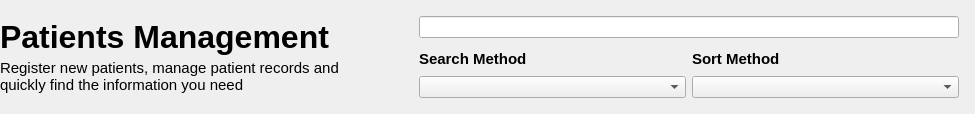
         <widget class="QWidget" name="patientsTabTopContainer" native="true">
          <layout class="QHBoxLayout" name="horizontalLayout_11">
           <property name="spacing">
            <number>64</number>
           </property>
           <property name="leftMargin">
            <number>0</number>
           </property>
           <property name="topMargin">
            <number>0</number>
           </property>
           <property name="rightMargin">
            <number>0</number>
           </property>
           <property name="bottomMargin">
            <number>0</number>
           </property>
           <item>
            <widget class="QWidget" name="patientsTabTitleContainer" native="true">
             <property name="sizePolicy">
              <sizepolicy hsizetype="Expanding" vsizetype="Fixed">
               <horstretch>0</horstretch>
               <verstretch>0</verstretch>
              </sizepolicy>
             </property>
             <layout class="QVBoxLayout" name="verticalLayout_10">
              <property name="spacing">
               <number>4</number>
              </property>
              <property name="leftMargin">
               <number>0</number>
              </property>
              <property name="topMargin">
               <number>0</number>
              </property>
              <property name="rightMargin">
               <number>0</number>
              </property>
              <property name="bottomMargin">
               <number>0</number>
              </property>
              <item>
               <widget class="QLabel" name="patientsTabTitleLabel">
                <property name="sizePolicy">
                 <sizepolicy hsizetype="Fixed" vsizetype="Fixed">
                  <horstretch>0</horstretch>
                  <verstretch>0</verstretch>
                 </sizepolicy>
                </property>
                <property name="font">
                 <font>
                  <pointsize>24</pointsize>
                  <bold>true</bold>
                 </font>
                </property>
                <property name="text">
                 <string>Patients Management</string>
                </property>
                <property name="alignment">
                 <set>Qt::AlignmentFlag::AlignLeading|Qt::AlignmentFlag::AlignLeft|Qt::AlignmentFlag::AlignVCenter</set>
                </property>
               </widget>
              </item>
              <item>
               <widget class="QLabel" name="patientsTabSubtitleLabel">
                <property name="sizePolicy">
                 <sizepolicy hsizetype="Preferred" vsizetype="Fixed">
                  <horstretch>0</horstretch>
                  <verstretch>0</verstretch>
                 </sizepolicy>
                </property>
                <property name="font">
                 <font>
                  <pointsize>11</pointsize>
                 </font>
                </property>
                <property name="text">
                 <string>Register new patients, manage patient records and quickly find the information you need</string>
                </property>
                <property name="alignment">
                 <set>Qt::AlignmentFlag::AlignLeading|Qt::AlignmentFlag::AlignLeft|Qt::AlignmentFlag::AlignTop</set>
                </property>
                <property name="wordWrap">
                 <bool>true</bool>
                </property>
               </widget>
              </item>
             </layout>
            </widget>
           </item>
           <item>
            <widget class="QWidget" name="patientsTabSearchSortContainer" native="true">
             <layout class="QVBoxLayout" name="verticalLayout_12">
              <property name="spacing">
               <number>12</number>
              </property>
              <property name="leftMargin">
               <number>16</number>
              </property>
              <property name="topMargin">
               <number>16</number>
              </property>
              <property name="rightMargin">
               <number>16</number>
              </property>
              <property name="bottomMargin">
               <number>16</number>
              </property>
              <item>
               <widget class="QWidget" name="patientsSearchContainer" native="true">
                <layout class="QHBoxLayout" name="horizontalLayout_12">
                 <property name="spacing">
                  <number>16</number>
                 </property>
                 <property name="leftMargin">
                  <number>0</number>
                 </property>
                 <property name="topMargin">
                  <number>0</number>
                 </property>
                 <property name="rightMargin">
                  <number>0</number>
                 </property>
                 <property name="bottomMargin">
                  <number>0</number>
                 </property>
                 <item>
                  <widget class="QLineEdit" name="patientsSearchInput">
                   <property name="minimumSize">
                    <size>
                     <width>540</width>
                     <height>0</height>
                    </size>
                   </property>
                   <property name="clearButtonEnabled">
                    <bool>true</bool>
                   </property>
                  </widget>
                 </item>
                </layout>
               </widget>
              </item>
              <item>
               <widget class="QWidget" name="patientsSortContainer" native="true">
                <property name="sizePolicy">
                 <sizepolicy hsizetype="Expanding" vsizetype="Preferred">
                  <horstretch>0</horstretch>
                  <verstretch>0</verstretch>
                 </sizepolicy>
                </property>
                <property name="layoutDirection">
                 <enum>Qt::LayoutDirection::LeftToRight</enum>
                </property>
                <layout class="QGridLayout" name="gridLayout_3" columnstretch="1,1">
                 <property name="leftMargin">
                  <number>0</number>
                 </property>
                 <property name="topMargin">
                  <number>0</number>
                 </property>
                 <property name="rightMargin">
                  <number>0</number>
                 </property>
                 <property name="bottomMargin">
                  <number>0</number>
                 </property>
                 <item row="0" column="0">
                  <widget class="QWidget" name="widget" native="true">
                   <layout class="QVBoxLayout" name="verticalLayout_21">
                    <property name="spacing">
                     <number>8</number>
                    </property>
                    <property name="leftMargin">
                     <number>0</number>
                    </property>
                    <property name="topMargin">
                     <number>0</number>
                    </property>
                    <property name="rightMargin">
                     <number>0</number>
                    </property>
                    <property name="bottomMargin">
                     <number>0</number>
                    </property>
                    <item>
                     <widget class="QLabel" name="patientsSearchMethodLabel">
                      <property name="font">
                       <font>
                        <pointsize>11</pointsize>
                        <bold>true</bold>
                       </font>
                      </property>
                      <property name="text">
                       <string>Search Method</string>
                      </property>
                     </widget>
                    </item>
                    <item>
                     <widget class="QComboBox" name="patientsSearchMethodCombo">
                      <property name="cursor">
                       <cursorShape>PointingHandCursor</cursorShape>
                      </property>
                     </widget>
                    </item>
                   </layout>
                  </widget>
                 </item>
                 <item row="0" column="1">
                  <widget class="QWidget" name="widget_2" native="true">
                   <layout class="QVBoxLayout" name="verticalLayout_22">
                    <property name="spacing">
                     <number>8</number>
                    </property>
                    <property name="leftMargin">
                     <number>0</number>
                    </property>
                    <property name="topMargin">
                     <number>0</number>
                    </property>
                    <property name="rightMargin">
                     <number>0</number>
                    </property>
                    <property name="bottomMargin">
                     <number>0</number>
                    </property>
                    <item>
                     <widget class="QLabel" name="patientsSortMethodLabel">
                      <property name="font">
                       <font>
                        <pointsize>11</pointsize>
                        <bold>true</bold>
                       </font>
                      </property>
                      <property name="text">
                       <string>Sort Method</string>
                      </property>
                     </widget>
                    </item>
                    <item>
                     <widget class="QComboBox" name="patientsSortMethodCombo">
                      <property name="sizePolicy">
                       <sizepolicy hsizetype="Preferred" vsizetype="Fixed">
                        <horstretch>0</horstretch>
                        <verstretch>0</verstretch>
                       </sizepolicy>
                      </property>
                      <property name="cursor">
                       <cursorShape>PointingHandCursor</cursorShape>
                      </property>
                     </widget>
                    </item>
                   </layout>
                  </widget>
                 </item>
                </layout>
               </widget>
              </item>
             </layout>
            </widget>
           </item>
          </layout>
         </widget>
